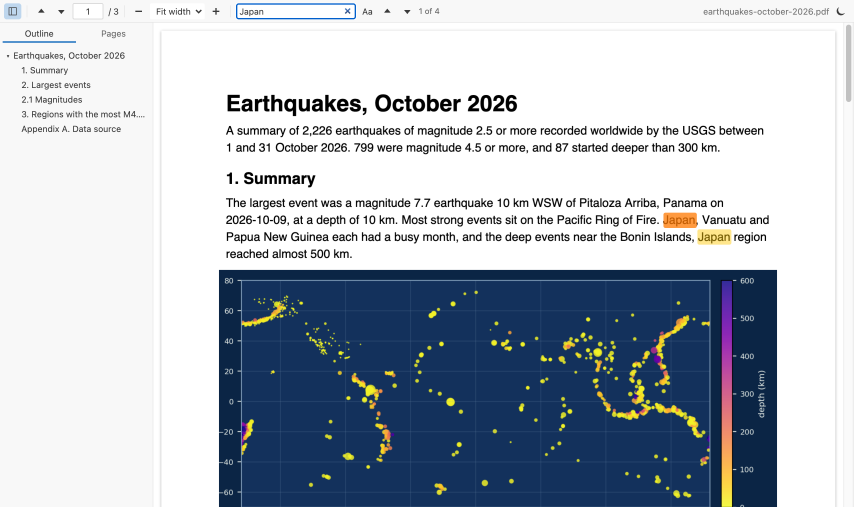
#> input picture images/screenshot-light.png, 2560 x 1520 px (shown at 1/3 size)
$ python make-split.py
#> lines starting #> are read from the running program, lines starting #| are printed output that depends on the picture
"""Builds images/light-vs-dark.png from the two real screenshots: left half light theme, right half dark."""
import pathlib
from PIL import Image, ImageDraw
root = pathlib.Path(__file__).resolve().parent.parent / "images"
light = Image.open(root / "screenshot-light.png").convert("RGB")
#> light is the input picture: PIL image 2560x1520 RGB; mean R, G, B 177.5, 185.2, 195.3
dark = Image.open(root / "screenshot-dark.png").convert("RGB")
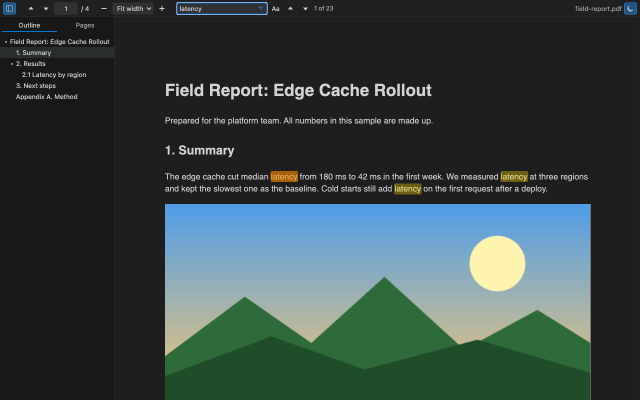
#> input picture images/screenshot-dark.png, 1280 x 800 px (shown at 1/2 size)
#> dark is the input picture: PIL image 1280x800 RGB; mean R, G, B 54.5, 68.8, 67.5
w, h = light.size
#> w = 2560; h = 1520
# crop to the page column so both halves show the same part of the page
# box in CSS pixels of a 1280 px wide viewport, scaled to the screenshot's device pixel ratio
k = w / 1280
#> k = 2
box = tuple(round(v * k) for v in (250, 34, 1250, min(800, h / k)))
#> box = (500, 68, 2500, 1520)
l = light.crop(box)
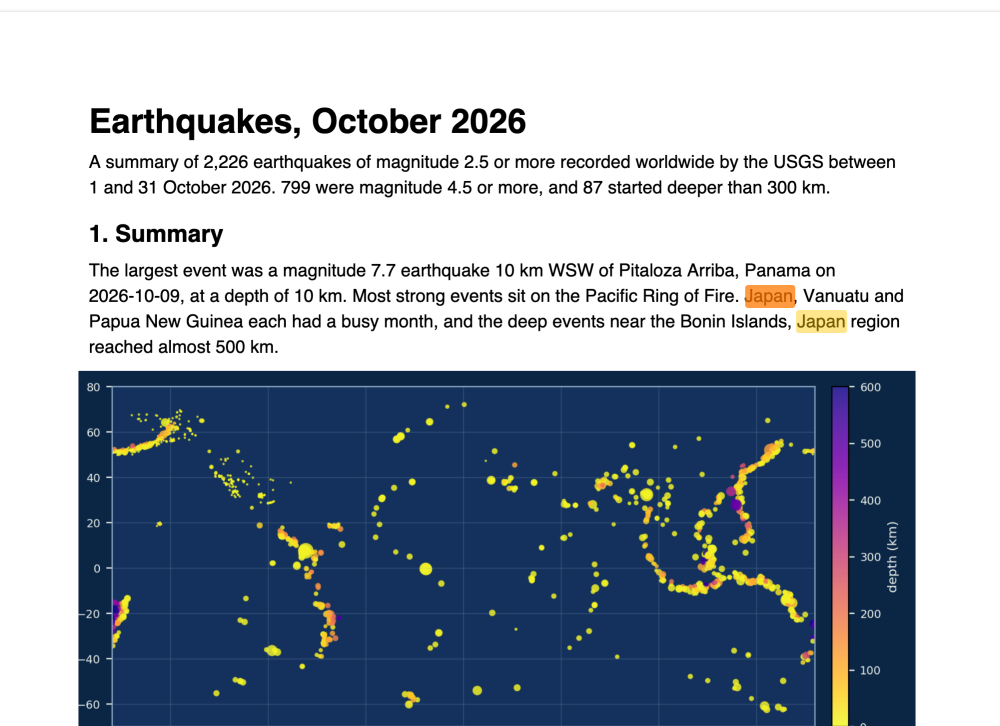
#> l: PIL image 2000x1452 RGB (shown at 1/2 size); mean R, G, B 154.8, 164.9, 178.3
d = dark.crop(box)
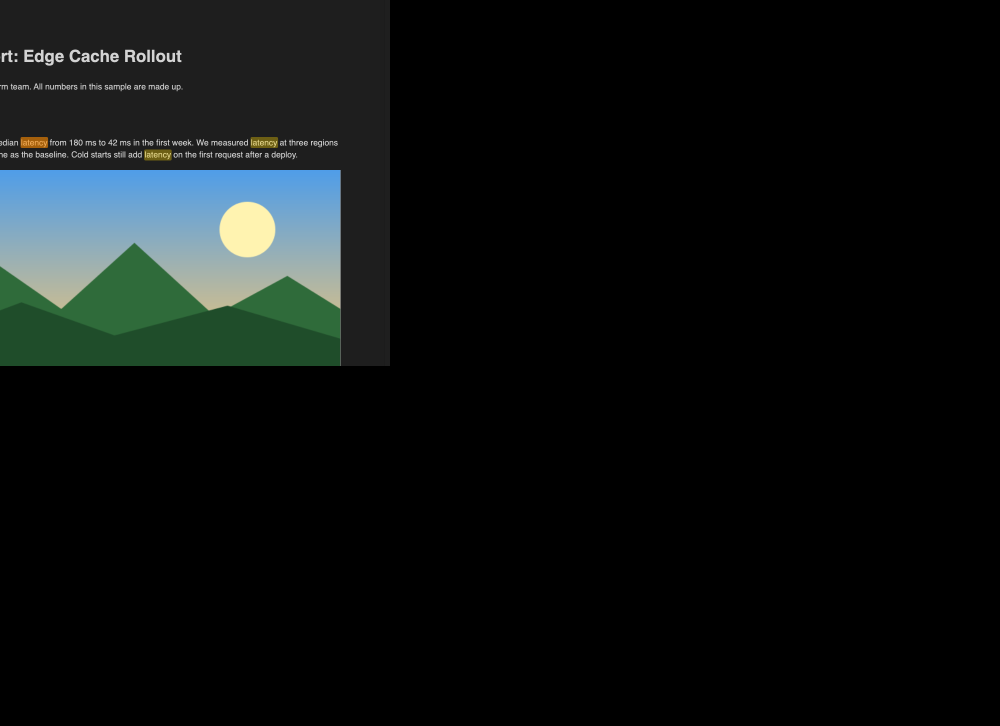
#> d: PIL image 2000x1452 RGB (shown at 1/2 size); mean R, G, B 12.7, 16.7, 16.2
cw = l.size[0]
#> cw = 2000
out = Image.new("RGB", l.size)
#> out: PIL image 2000x1452 RGB; every value is 0
out.paste(l.crop((0, 0, cw // 2, l.size[1])), (0, 0))
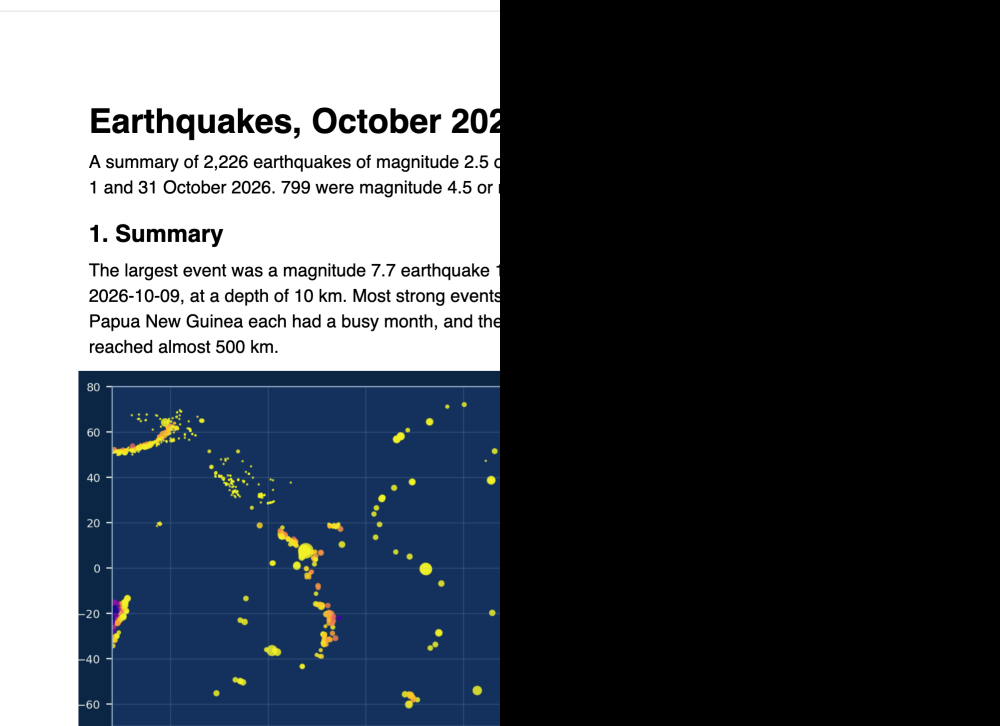
#> out: PIL image 2000x1452 RGB (shown at 1/2 size); mean R, G, B 75, 80.8, 88.1
out.paste(d.crop((cw // 2, 0, cw, l.size[1])), (cw // 2, 0))
ImageDraw.Draw(out).line([(cw // 2, 0), (cw // 2, l.size[1])], fill=(0, 120, 212), width=3)
out.save(root / "light-vs-dark.png", optimize=True)
print(out.size)
#| (2000, 1452)
